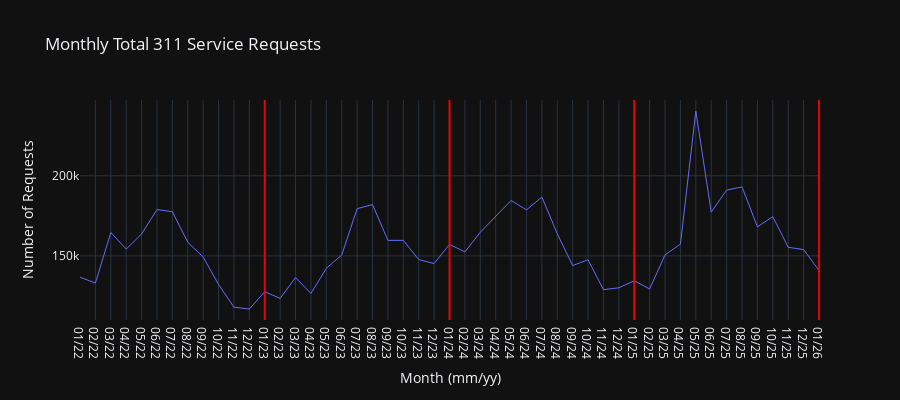

The cell this chart's notebook holds for it:
### Code cell
# Ploting
months = df_monthly["month"].astype(str).tolist()
year_change_marks = [m for m in months if m.startswith("01/")][1:]

fig = go.Figure()

fig.add_trace(
    go.Scatter(
        x=df_monthly["month"],
        y=df_monthly["n_requests"],
        mode="lines",
        line=dict(width=1),
        name="Monthly Requests"
    )
)


for m in year_change_marks:
    fig.add_vline(
        x=m,
        line_width=2,
        line_color="red",
        line_dash="solid",
        opacity=0.9
    )

fig.update_layout(
    title="Monthly Total 311 Service Requests",
    xaxis_title="Month (mm/yy)",
    yaxis_title="Number of Requests",
    height=400,
    template="plotly_dark"
)

fig.show()

# Peaks around summer
# Valleys around winter
# Distinct outlier in 05/25

### Figure 1 — Plotly figure (JSON) as saved in the notebook; plotly's stock layout.template omitted (floating-point values rounded to 4 significant figures)
{"data": [{"line": {"width": 1}, "mode": "lines", "name": "Monthly Requests", "type": "scatter", "x": ["01/22", "02/22", "03/22", "04/22", "05/22", "06/22", "07/22", "08/22", "09/22", "10/22", "11/22", "12/22", "01/23", "02/23", "03/23", "04/23", "05/23", "06/23", "07/23", "08/23", "09/23", "10/23", "11/23", "12/23", "01/24", "02/24", "03/24", "04/24", "05/24", "06/24", "07/24", "08/24", "09/24", "10/24", "11/24", "12/24", "01/25", "02/25", "03/25", "04/25", "05/25", "06/25", "07/25", "08/25", "09/25", "10/25", "11/25", "12/25", "01/26"], "y": [136725, 133097, 164618, 154266, 163659, 178932, 177567, 158550, 149290, 132162, 118033, 116884, 127666, 123517, 136458, 126619, 142279, 150551, 179495, 182028, 159696, 159729, 147721, 145250, 157206, 152505, 164774, 174949, 184625, 178716, 186745, 163848, 144004, 147618, 128954, 130114, 134522, 129388, 150669, 157390, 240437, 177333, 191081, 193062, 168158, 174490, 155418, 153962, 141001]}], "layout": {"height": 400, "shapes": [{"line": {"color": "red", "dash": "solid", "width": 2}, "opacity": 0.9, "type": "line", "x0": "01/23", "x1": "01/23", "xref": "x", "y0": 0, "y1": 1, "yref": "y domain"}, {"line": {"color": "red", "dash": "solid", "width": 2}, "opacity": 0.9, "type": "line", "x0": "01/24", "x1": "01/24", "xref": "x", "y0": 0, "y1": 1, "yref": "y domain"}, {"line": {"color": "red", "dash": "solid", "width": 2}, "opacity": 0.9, "type": "line", "x0": "01/25", "x1": "01/25", "xref": "x", "y0": 0, "y1": 1, "yref": "y domain"}, {"line": {"color": "red", "dash": "solid", "width": 2}, "opacity": 0.9, "type": "line", "x0": "01/26", "x1": "01/26", "xref": "x", "y0": 0, "y1": 1, "yref": "y domain"}], "title": {"text": "Monthly Total 311 Service Requests"}, "xaxis": {"title": {"text": "Month (mm/yy)"}}, "yaxis": {"title": {"text": "Number of Requests"}}}}
